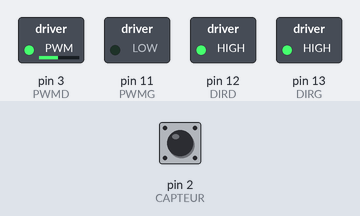
Simulated run of this sketch. Board: Arduino Uno, built with avr-gcc and run on an emulated ATmega328P. Parts: switched loads named in the sketch (green lamp = pin HIGH). The inputs (shaded band) are chosen by the test bench; at power-on: pin 2 (CAPTEUR) HIGH.

Above: at 3.8 s.
3.9 s: pin 2 (CAPTEUR) pulled LOW for 0.15 s
At 4.2 s:
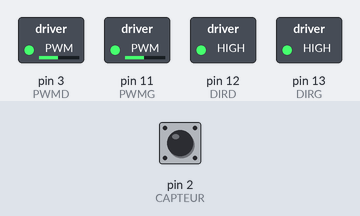
At 6.9 s:
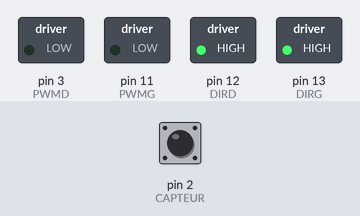
Timing chart, 0 to 8.4 s (numbered marks = the images above; inputs shaded):
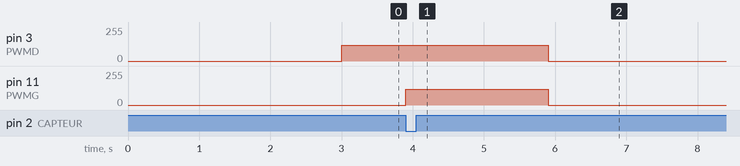

Measured:
- after the input at 3.9 s, pin 3 (PWMD): 120/255 → 0/255 after 2.0 s; pin 11 (PWMG): 0/255 → 120/255 at once, → 0/255 2.0 s later

The sketch:

robot.ino
```cpp
// Robot 2 roues motorisées (Arduino Motor Shield Rev3) + capteur photoélectrique TOR
#define DIRD 12
#define PWMD 3
#define DIRG 13
#define PWMG 11
#define CAPTEUR 2   // capteur TOR : LOW = ligne détectée (à adapter si logique inverse)

const int pwm_roues = 120;
const unsigned long tps_ligne = 2000; // durée (ms) pendant laquelle les 2 roues avancent

void setup() {
  pinMode(DIRD, OUTPUT);
  pinMode(DIRG, OUTPUT);
  pinMode(CAPTEUR, INPUT_PULLUP);
  digitalWrite(DIRD, HIGH);
  digitalWrite(DIRG, HIGH);
}

void loop() {
  static bool termine = false;
  if (termine) return;                            // la séquence ne s'exécute qu'une fois

  delay(3000);                                   // 1. attendre 3s

  analogWrite(PWMD, pwm_roues);                   // 2. tourner la roue droite jusqu'à détection
  while (digitalRead(CAPTEUR) == HIGH);

  analogWrite(PWMG, pwm_roues);                   // 3. les deux roues à la même vitesse pendant tps_ligne
  delay(tps_ligne);

  analogWrite(PWMD, 0);
  analogWrite(PWMG, 0);
  termine = true;
}
```
